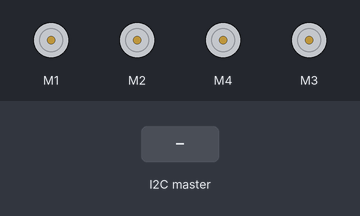
A sketch run on a simulated Arduino Uno, built with avr-gcc and run on an emulated ATmega328P. Shown: 4 × DC motor (green arrow = forward, orange = backward, longer = faster). Inputs (shaded band) come from the test bench.

Above: at 1.2 s.
1.3 s: the I2C master sends "G"
At 2.5 s:
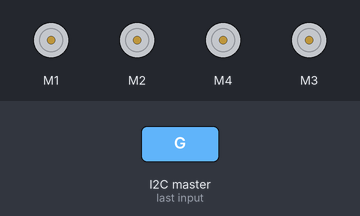
2.8 s: the I2C master sends "I"
At 3.9 s:
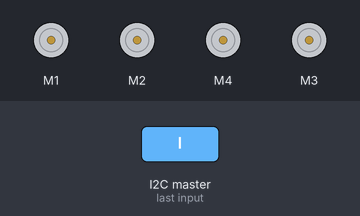
4.3 s: the I2C master sends "H"
At 5.1 s:
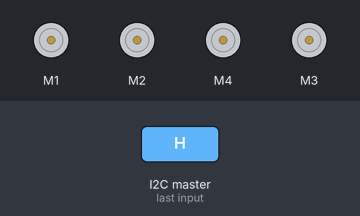
5.8 s: the I2C master sends "J"
At 6.2 s:
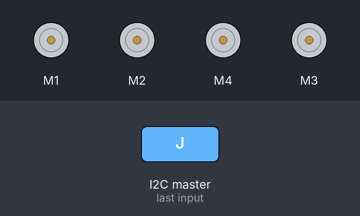
Timing chart, 0 to 8.3 s (numbered marks = the images above; inputs shaded):
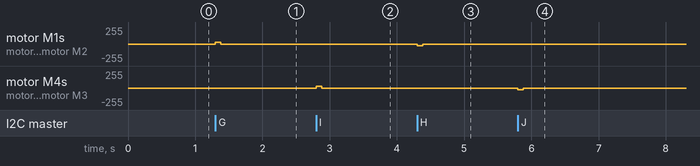

The sketch:

SK_i2c_slave.ino
```cpp
#include <AFMotor.h>
#include <Wire.h>

AF_DCMotor RBmotor(1, MOTOR12_64KHZ);   // right back wheel
AF_DCMotor RFmotor(2, MOTOR12_64KHZ);   // right front wheel
AF_DCMotor LBmotor(4, MOTOR34_64KHZ);   // left back wheel
AF_DCMotor LFmotor(3, MOTOR34_64KHZ);   // left front wheel

int min_speed = 0;
int max_speed = 10;
int max_speed2 = 25;
int move_duration = 1;
char cmd = ' ';
char prev_cmd = ' ';
int iteration_delay = 0;
int loop_count = 0;
int reset_delay = 10;
long int count = 0;
int speed = 1;

void setup() {
    Serial.begin(9600);           // set up Serial library at 9600 bps

    Wire.begin(9);
    Wire.onReceive(receiveEvent);

    // turn on motor
    RBmotor.setSpeed(200);
    RFmotor.setSpeed(200);
    LBmotor.setSpeed(200);
    LFmotor.setSpeed(200);

    RBmotor.run(RELEASE);
    RFmotor.run(RELEASE);
    LBmotor.run(RELEASE);
    LFmotor.run(RELEASE);

}

void receiveEvent(int howMany)
{
    cmd = Wire.read();
}

void serial_print (char *direction, int secs, int cms)
{
    char output_string[256];
    sprintf(output_string, "%-13s - %3d cms - %5d microseconds", direction, secs, cms);
    Serial.println(output_string);
}

void stop()
{
    RBmotor.setSpeed(0);
    RFmotor.setSpeed(0);
    LBmotor.setSpeed(0);
    LFmotor.setSpeed(0);

    RBmotor.run(RELEASE);
    RFmotor.run(RELEASE);
    LBmotor.run(RELEASE);
    LFmotor.run(RELEASE);
}

void forward(){
    int i = 0;
    RBmotor.run(FORWARD);
    RFmotor.run(FORWARD);
    LBmotor.run(FORWARD);
    LFmotor.run(FORWARD);

    for (i=0; i<move_duration; i++) {
        RBmotor.setSpeed(max_speed*speed);
        RFmotor.setSpeed(max_speed*speed);
        LBmotor.setSpeed(max_speed*speed);
        LFmotor.setSpeed(max_speed*speed);
        delay(iteration_delay);
    }
}

void reverse(){
    int i = 0;
    RBmotor.run(BACKWARD);
    RFmotor.run(BACKWARD);
    LBmotor.run(BACKWARD);
    LFmotor.run(BACKWARD);

    for (i=0; i<move_duration; i++) {
        RBmotor.setSpeed(max_speed*speed);
        RFmotor.setSpeed(max_speed*speed);
        LBmotor.setSpeed(max_speed*speed);
        LFmotor.setSpeed(max_speed*speed);
        delay(iteration_delay);
    }
}

void forward_left(){
    int i = 0;
    RBmotor.run(FORWARD);
    RFmotor.run(FORWARD);
    LBmotor.run(FORWARD);
    LFmotor.run(FORWARD);

    for (i=0; i<move_duration; i++) {
        RBmotor.setSpeed(max_speed2*speed);
        RFmotor.setSpeed(max_speed2*speed);
        LBmotor.setSpeed(min_speed);
        LFmotor.setSpeed(min_speed);
        delay(iteration_delay);
    }
}

void forward_right(){
    int i = 0;
    RBmotor.run(FORWARD);
    RFmotor.run(FORWARD);
    LBmotor.run(FORWARD);
    LFmotor.run(FORWARD);

    for (i=0; i<move_duration; i++) {
        RBmotor.setSpeed(min_speed);
        RFmotor.setSpeed(min_speed);
        LBmotor.setSpeed(max_speed2*speed);
        LFmotor.setSpeed(max_speed2*speed);
        delay(iteration_delay);
    }
}

void reverse_left(){
    int i = 0;
    RBmotor.run(BACKWARD);
    RFmotor.run(BACKWARD);
    LBmotor.run(BACKWARD);
    LFmotor.run(BACKWARD);

    for (i=0; i<move_duration; i++) {
        RBmotor.setSpeed(max_speed2*speed);
        RFmotor.setSpeed(max_speed2*speed);
        LBmotor.setSpeed(min_speed);
        LFmotor.setSpeed(min_speed);
        delay(iteration_delay);
    }
}

void reverse_right(){
    int i = 0;
    RBmotor.run(BACKWARD);
    RFmotor.run(BACKWARD);
    LBmotor.run(BACKWARD);
    LFmotor.run(BACKWARD);

    for (i=0; i<move_duration; i++) {
        RBmotor.setSpeed(min_speed);
        RFmotor.setSpeed(min_speed);
        LBmotor.setSpeed(max_speed2*speed);
        LFmotor.setSpeed(max_speed2*speed);
        delay(iteration_delay);
    }
}

void loop() {
    count++;

    if ((count < 300) && (prev_cmd != ' '))
    {
        if (prev_cmd == 'F') {
            forward();
        } else if (prev_cmd == 'B') {
            reverse();
        } else if (prev_cmd == 'G') {
            forward_left();
        } else if (prev_cmd == 'I') {
            forward_right();
        } else if (prev_cmd == 'H') {
            reverse_left();
        } else if (prev_cmd == 'J') {
            reverse_right();
        }
    }
    else
    {
        stop();
        count = 0;
        prev_cmd = ' ';
    }

    if (cmd == 'F') {
        forward();
        prev_cmd = cmd;
        cmd = ' ';
        count = 0;
    } else if (cmd == 'B') {
        reverse();
        prev_cmd = cmd;
        cmd = ' ';
        count = 0;
    } else if (cmd == 'G') {
        forward_left();
        prev_cmd = cmd;
        cmd = ' ';
        count = 0;
    } else if (cmd == 'I') {
        forward_right();
        prev_cmd = cmd;
        cmd = ' ';
        count = 0;
    } else if (cmd == 'H') {
        reverse_left();
        prev_cmd = cmd;
        cmd = ' ';
        count = 0;
    } else if (cmd == 'J') {
        reverse_right();
        prev_cmd = cmd;
        cmd = ' ';
        count = 0;
    } else if (cmd == 'S') {
        stop();
        prev_cmd = ' ';
        cmd = ' ';
        count = 0;
    }
    else if (cmd == '1')
    {
        speed = 1;
    }
    else if (cmd == '2')
    {
        speed = 2;
    }
    else if (cmd == '3')
    {
        speed = 3;
    }
    else if (cmd == '4')
    {
        speed = 4;
    }
    else if (cmd == '5')
    {
        speed = 5;
    }
    else if (cmd == '6')
    {
        speed = 6;
    }
    else if (cmd == '7')
    {
        speed = 7;
    }
    else if (cmd == '8')
    {
        speed = 8;
    }
    else if (cmd == '9')
    {
        speed = 9;
    }
}
```

Measured:
- after the input at 1.3 s, motor M1, motor M2: stopped → forward 25/255 at once, → stopped 0.08 s later
- after the input at 2.8 s, motor M4, motor M3: stopped → forward 25/255 at once, → stopped 0.08 s later
- after the input at 4.3 s, motor M1, motor M2: stopped → backward 25/255 at once, → stopped 0.08 s later
- after the input at 5.8 s, motor M4, motor M3: stopped → backward 25/255 at once, → stopped 0.08 s later
